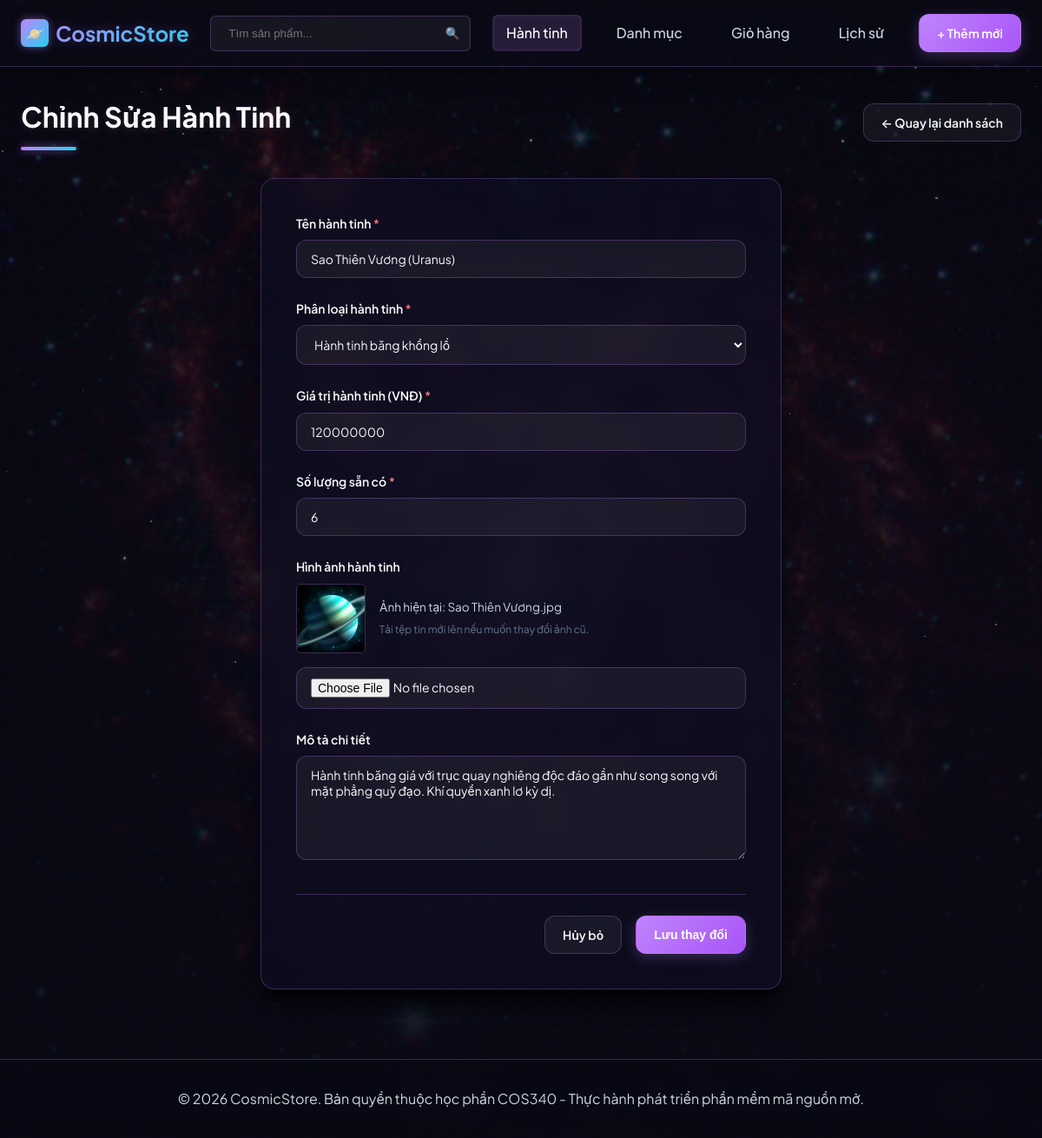
Screenshot of /product/edit/5 with the database file from the repository.
### tables this page shows
CREATE TABLE IF NOT EXISTS `products` (
  `id` INT AUTO_INCREMENT PRIMARY KEY,
  `name` VARCHAR(255) NOT NULL,
  `description` TEXT NULL,
  `price` DECIMAL(12,2) NOT NULL,
  `image` VARCHAR(255) NULL,
  `category_id` INT NOT NULL,
  `stock_quantity` INT NOT NULL DEFAULT 10,
  FOREIGN KEY (`category_id`) REFERENCES `categories`(`id`) ON DELETE CASCADE
);

CREATE TABLE IF NOT EXISTS `categories` (
  `id` INT AUTO_INCREMENT PRIMARY KEY,
  `name` VARCHAR(255) NOT NULL,
  `description` TEXT NULL
);

### app/controllers/ProductController.php (called while the page is built, shortened)
<?php
class ProductController {
    private $productModel;
    private $categoryModel;
    public function __construct() {
        $this->productModel = new ProductModel();
        $this->categoryModel = new CategoryModel();
    }
    public function edit($id) {
        $product = $this->productModel->getById($id);
        $categories = $this->categoryModel->getAll();
        require_once __DIR__ . '/../views/share/header.php';
        require_once __DIR__ . '/../views/product/edit.php';
        require_once __DIR__ . '/../views/share/footer.php';
    }
}

### app/database/Database.php (called while the page is built, shortened)
<?php
class Database {
    private static $conn = null;
    public static function getConnection() {
        if (self::$conn === null) {
            $db = new self();
            try {
                self::$conn = new PDO(
                    "mysql:host=" . $db->host . ";dbname=" . $db->db_name . ";charset=utf8mb4",
                    $db->username,
                    $db->password
                );
                self::$conn->exec("SET NAMES utf8mb4");
                self::$conn->setAttribute(PDO::ATTR_ERRMODE, PDO::ERRMODE_EXCEPTION);
                self::$conn->setAttribute(PDO::ATTR_DEFAULT_FETCH_MODE, PDO::FETCH_ASSOC);
            } catch (PDOException $exception) {
                die("Lỗi kết nối cơ sở dữ liệu: " . $exception->getMessage());
            }
        }
        return self::$conn;
    }
}

### app/models/ProductModel.php (called while the page is built, shortened)
<?php
class ProductModel {
    private $db;
    public function __construct() {
        $this->db = Database::getConnection();
    }
    public function getById($id) {
        $query = "SELECT p.*, c.name AS category_name
                  FROM products p
                  JOIN categories c ON p.category_id = c.id
                  WHERE p.id = :id LIMIT 0,1";
        $stmt = $this->db->prepare($query);
        $stmt->bindParam(':id', $id, PDO::PARAM_INT);
        $stmt->execute();
        return $stmt->fetch();
    }
}

### app/models/CategoryModel.php (called while the page is built, shortened)
<?php
class CategoryModel {
    private $db;
    public function __construct() {
        $this->db = Database::getConnection();
    }
    public function getAll() {
        $query = "SELECT * FROM categories ORDER BY id ASC";
        $stmt = $this->db->prepare($query);
        $stmt->execute();
        return $stmt->fetchAll();
    }
}

### app/views/product/edit.php (the view)
<div class="page-header">
    <h1 class="page-title">Chỉnh Sửa Hành Tinh</h1>
    <a href="<?php echo BASE_PATH; ?>/product" class="btn btn-secondary">&larr; Quay lại danh sách</a>
</div>
<div class="form-card">
    <form action="<?php echo BASE_PATH; ?>/product/edit/<?php echo $product['id']; ?>" method="POST" enctype="multipart/form-data">
        <div class="form-group">
            <label for="name" class="form-label">Tên hành tinh <span style="color:var(--danger)">*</span></label>
            <input type="text" id="name" name="name" class="form-control" value="<?php echo htmlspecialchars($product['name']); ?>" required>
        </div>
        <div class="form-group">
            <label for="category_id" class="form-label">Phân loại hành tinh <span style="color:var(--danger)">*</span></label>
            <select id="category_id" name="category_id" class="form-control" required>
                <?php foreach ($categories as $category): ?>
                    <option value="<?php echo $category['id']; ?>" <?php echo ($category['id'] == $product['category_id']) ? 'selected' : ''; ?>>
                        <?php echo htmlspecialchars($category['name']); ?>
                    </option>
                <?php endforeach; ?>
            </select>
        </div>
        <div class="form-group">
            <label for="price" class="form-label">Giá trị hành tinh (VNĐ) <span style="color:var(--danger)">*</span></label>
            <input type="number" id="price" name="price" min="0" step="1000" class="form-control" value="<?php echo floatval($product['price']); ?>" required>
        </div>
        <div class="form-group">
            <label for="stock_quantity" class="form-label">Số lượng sẵn có <span style="color:var(--danger)">*</span></label>
            <input type="number" id="stock_quantity" name="stock_quantity" min="0" class="form-control" value="<?php echo intval($product['stock_quantity']); ?>" required>
        </div>
        <div class="form-group">
            <label for="image" class="form-label">Hình ảnh hành tinh</label>
            <?php if (!empty($product['image']) && file_exists(__DIR__ . '/../../../public/uploads/' . $product['image'])): ?>
                <div style="margin-bottom: 1rem; display: flex; align-items: center; gap: 1rem;">
                    <img src="<?php echo BASE_PATH . '/public/uploads/' . $product['image']; ?>" alt="Ảnh hiện tại" style="width: 80px; height: 80px; object-fit: cover; border-radius: var(--radius-sm); border: 1px solid var(--border);">
                    <div>
                        <span style="font-size: 0.85rem; color: var(--text-secondary); display: block;">Ảnh hiện tại: <?php echo htmlspecialchars($product['image']); ?></span>
                        <span style="font-size: 0.75rem; color: var(--text-muted); ">Tải tệp tin mới lên nếu muốn thay đổi ảnh cũ.</span>
                    </div>
                </div>
            <?php endif; ?>
            <input type="file" id="image" name="image" class="form-control" accept="image/*">
        </div>
        <div class="form-group">
            <label for="description" class="form-label">Mô tả chi tiết</label>
            <textarea id="description" name="description" class="form-control"><?php echo htmlspecialchars($product['description']); ?></textarea>
        </div>
        <div class="form-actions">
            <a href="<?php echo BASE_PATH; ?>/product" class="btn btn-secondary">Hủy bỏ</a>
            <button type="submit" class="btn btn-primary">Lưu thay đổi</button>
        </div>
    </form>
</div>

### public/css/style.css (style rules this page uses)
:root { --primary: #c084fc; --primary-hover: #e9d5ff; --primary-light: rgba(192, 132, 252, 0.15); --secondary: #22d3ee; --background: #090915; --surface: rgba(15, 15, 35, 0.65); --text-primary: #f8fafc; --text-secondary: #cbd5e1; --text-muted: #64748b; --border: rgba(192, 132, 252, 0.25); --border-hover: rgba(34, 211, 238, 0.5); --success: #34d399; --danger: #fb7185; --warning: #fbbf24; --shadow-sm: 0 1px 2px 0 rgba(0, 0, 0, 0.6); --shadow: 0 4px 6px -1px rgba(0, 0, 0, 0.6), 0 2px 4px -2px rgba(0, 0, 0, 0.6); --shadow-lg: 0 10px 15px -3px rgba(0, 0, 0, 0.7), 0 4px 6px -4px rgba(0, 0, 0, 0.7); --shadow-xl: 0 20px 25px -5px rgba(0, 0, 0, 0.8), 0 8px 10px -6px rgba(0, 0, 0, 0.8); --radius-sm: 0.375rem; --radius: 0.75rem; --radius-lg: 1rem; --transition: all 0.3s cubic-bezier(0.4, 0, 0.2, 1); }
* { margin: 0; padding: 0; box-sizing: border-box; }
body { font-family: 'Plus Jakarta Sans', -apple-system, BlinkMacSystemFont, "Segoe UI", Roboto, sans-serif; background-image: linear-gradient(rgba(9, 9, 21, 0.82), rgba(9, 9, 21, 0.94)), url('../bg_space.jpg'); background-size: cover; background-position: center; background-attachment: fixed; color: var(--text-primary); line-height: 1.6; min-height: 100vh; display: flex; flex-direction: column; }
a { color: inherit; text-decoration: none; transition: var(--transition); }
.btn { display: inline-flex; align-items: center; justify-content: center; gap: 0.5rem; font-weight: 600; padding: 0.625rem 1.25rem; border-radius: var(--radius); border: 1px solid transparent; cursor: pointer; transition: var(--transition); font-size: 0.875rem; }
.btn-primary { background: linear-gradient(135deg, var(--primary) 0%, #a855f7 100%); color: white; box-shadow: 0 4px 15px rgba(192, 132, 252, 0.25); }
.btn-secondary { background-color: rgba(255, 255, 255, 0.05); border-color: var(--border); color: var(--text-primary); }
.page-header { display: flex; justify-content: space-between; align-items: center; margin-bottom: 2rem; }
.page-title { font-size: 2rem; font-weight: 700; color: var(--text-primary); position: relative; text-shadow: 0 2px 10px rgba(255, 255, 255, 0.1); }
.page-title::after { content: ''; display: block; width: 4rem; height: 4px; background: linear-gradient(90deg, var(--primary), var(--secondary)); border-radius: 2px; margin-top: 0.5rem; box-shadow: 0 0 10px rgba(192, 132, 252, 0.6); }
.form-card { max-width: 600px; margin: 0 auto 3rem auto; background-color: var(--surface); backdrop-filter: blur(12px); -webkit-backdrop-filter: blur(12px); border-radius: var(--radius-lg); border: 1px solid var(--border); box-shadow: var(--shadow-xl); padding: 2.5rem; }
.form-group { margin-bottom: 1.5rem; }
.form-label { display: block; font-weight: 600; margin-bottom: 0.5rem; font-size: 0.875rem; color: var(--text-primary); }
.form-control { width: 100%; padding: 0.75rem 1rem; border-radius: var(--radius); border: 1px solid var(--border); outline: none; font-family: inherit; font-size: 0.875rem; transition: var(--transition); background-color: rgba(255, 255, 255, 0.05); color: var(--text-primary); }
textarea.form-control { resize: vertical; min-height: 120px; }
.form-actions { display: flex; justify-content: flex-end; gap: 1rem; margin-top: 2rem; border-top: 1px solid var(--border); padding-top: 1.5rem; }
html { scroll-behavior: smooth; }

### rows the page displays
products: name "Sao Thiên Vương (Uranus)", category_id "Hành tinh băng khổng lồ", price "120000000", stock_quantity "6", image (picture), image "Sao Thiên Vương.jpg", description "Hành tinh băng giá với trục quay nghiêng độc đáo gần như song song với mặt phẳng quỹ đạo. Khí quyển xanh lơ kỳ dị."
